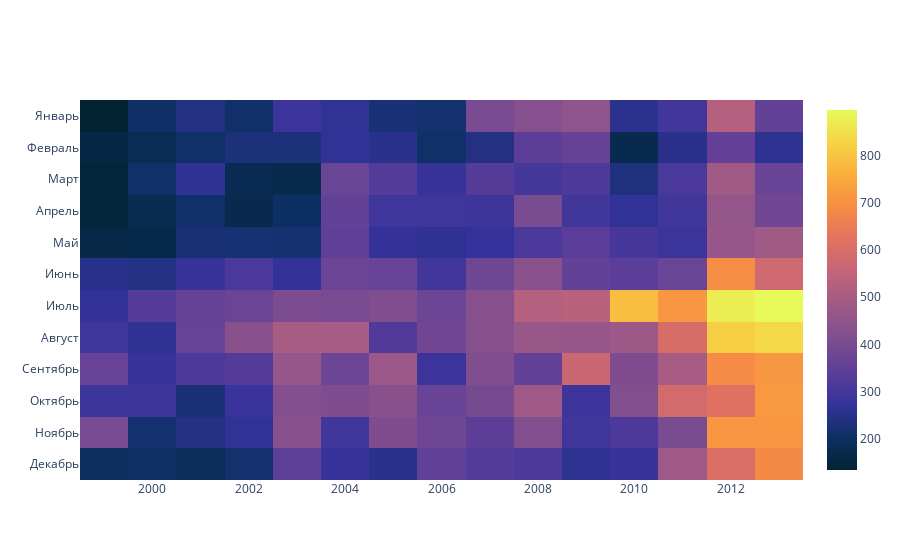

Write notebook code for a chart like this one.
### Markdown cell above
Создать с помощью библиотеки визуализации тепловую карту для сравнения первых 15 лет, в течение которых наблюдался НЛО, и каждого месяца (seaborn, plotly).

### Code cell
from plotly.offline import iplot
import plotly.graph_objects as go
import numpy as np
plot = pd.DataFrame()
plot['Дата'] = df['date']
plot['Год'] = df['date'].dt.year
plot['Номер_месяца'] = df['date'].dt.month

ru_month = { 12:'Декабрь', 11:'Ноябрь', 10:'Октябрь', 9:'Сентябрь', 8:'Август', 7:'Июль', 
             6:'Июнь', 5:'Май', 4:'Апрель', 3:'Март', 2:'Февраль', 1:'Январь', }

plot['Месяц'] = plot['Номер_месяца'].map(ru_month)

plot = plot.where(plot['Дата'].dt.year.between(1999,2013))
plot.dropna()
print(f'Количество данных: {len(plot)}')

plot = plot.drop(columns=['Дата'])

cross = pd.crosstab(plot['Месяц'], plot['Год']).reindex(ru_month.values())

trace = go.Heatmap( x = cross.columns.tolist(), y = cross.index.tolist(), z = cross.values.tolist(), type = 'heatmap', colorscale = 'thermal')
fig = go.Figure(data = [trace])
iplot(fig)

### Figure 1 — Plotly figure (JSON) as saved in the notebook; plotly's stock layout.template omitted (floating-point values rounded to 4 significant figures; data arrays with more than 128 entries replaced by an {"elided": "..."} marker saying what was removed)
{"data": [{"colorscale": [[0, "rgb(3, 35, 51)"], [0.09091, "rgb(13, 48, 100)"], [0.1818, "rgb(53, 50, 155)"], [0.2727, "rgb(93, 62, 153)"], [0.3636, "rgb(126, 77, 143)"], [0.4545, "rgb(158, 89, 135)"], [0.5455, "rgb(193, 100, 121)"], [0.6364, "rgb(225, 113, 97)"], [0.7273, "rgb(246, 139, 69)"], [0.8182, "rgb(251, 173, 60)"], [0.9091, "rgb(246, 211, 70)"], [1, "rgb(231, 250, 90)"]], "type": "heatmap", "x": [1999, 2000, 2001, 2002, 2003, 2004, 2005, 2006, 2007, 2008, 2009, 2010, 2011, 2012, 2013], "y": ["Декабрь", "Ноябрь", "Октябрь", "Сентябрь", "Август", "Июль", "Июнь", "Май", "Апрель", "Март", "Февраль", "Январь"], "z": {"elided": "12x15 int values"}}], "layout": {}}
